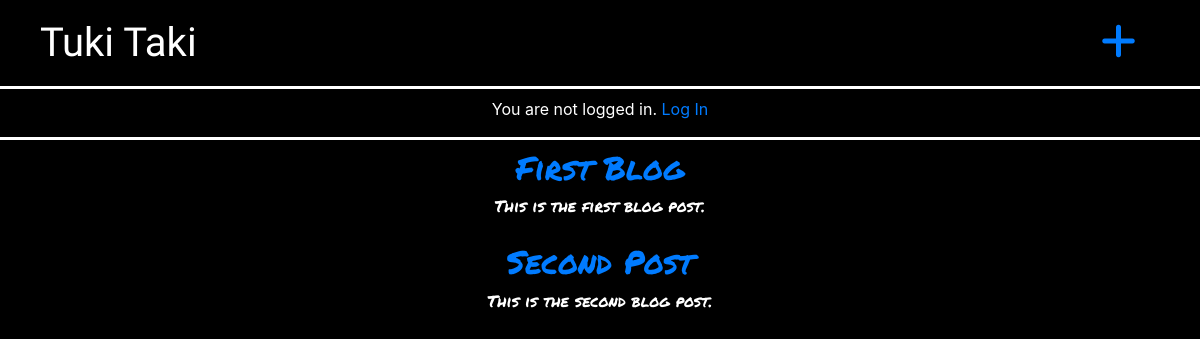
The app's page /, older data.
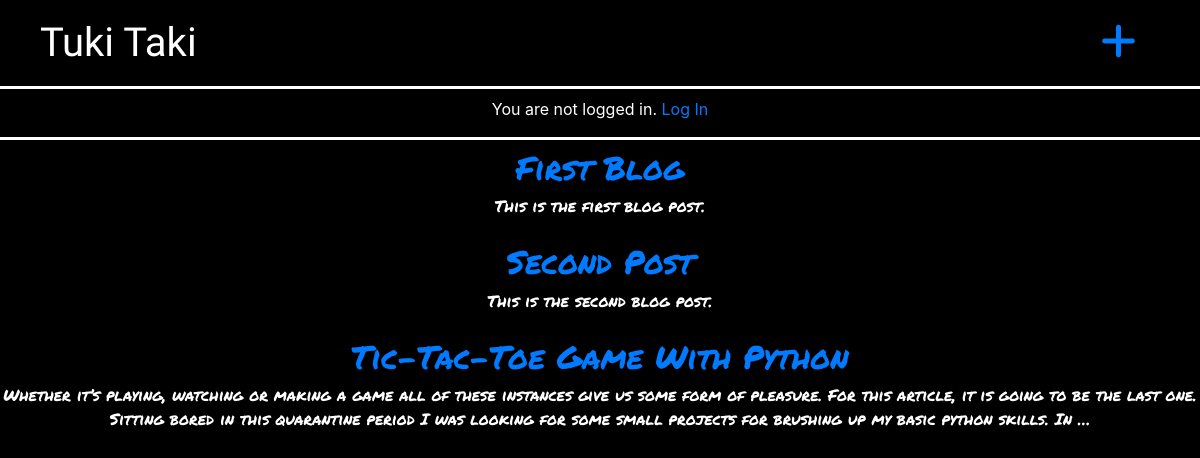
The same page, newer data.
### blog/models.py (models this page shows, shortened)
class Post(models.Model):
	title=models.CharField(max_length=200)
	author=models.ForeignKey(
		'auth.User',
		on_delete=models.CASCADE,
		)
	body = models.TextField()

### blog/views.py (the view)
# urls.py: path('',BlogListView.as_view(),name='home'),
class BlogListView(ListView):
	model=Post
	template_name='home.html'

### templates/home.html
{% extends 'base.html' %}
{% block content %}
	{% for post in object_list %}
	<div  class="text-center pt-2" id="post-entry">
		<h2><a href="{% url 'post_detail' post.pk %}">{{post.title}}</a></h2>
		<p>{{post.body|truncatewords:50}}</p>
	</div>
	{% endfor %}
{% endblock content %}

Row changes from the older to the newer data that the page shows:
added Post: title "Tic-Tac-Toe Game With Python", body "Whether it’s playing, watching or making a game all of these instances give us some form of pleasure. For this article, it is going to be the last one. Sitting bored in this quarantine period I was looking for some small projects for brushing up my basic python skills. In …"
